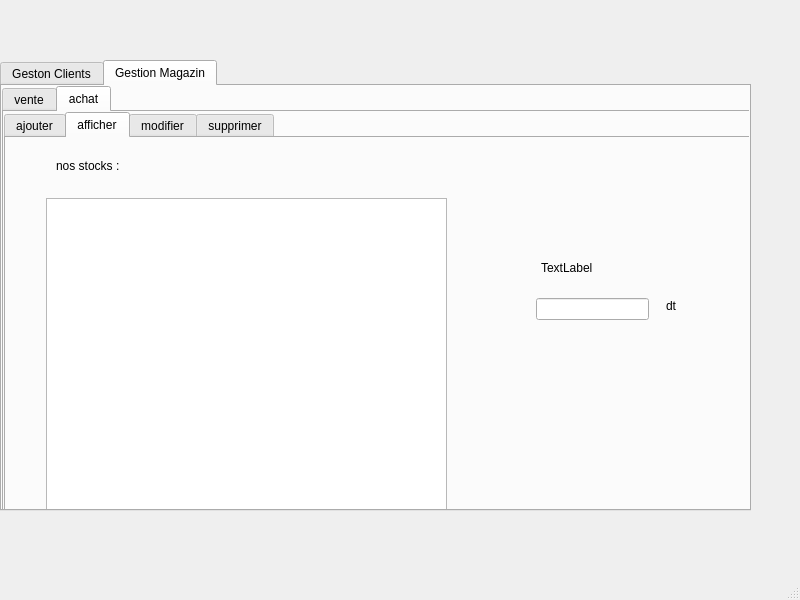
<?xml version="1.0" encoding="UTF-8"?>
<ui version="4.0">
 <class>MainWindow</class>
 <widget class="QMainWindow" name="MainWindow">
  <property name="geometry">
   <rect>
    <x>0</x>
    <y>0</y>
    <width>800</width>
    <height>600</height>
   </rect>
  </property>
  <property name="windowTitle">
   <string>MainWindow</string>
  </property>
  <widget class="QWidget" name="centralwidget">
   <widget class="QTabWidget" name="tabWidget">
    <property name="geometry">
     <rect>
      <x>0</x>
      <y>60</y>
      <width>751</width>
      <height>451</height>
     </rect>
    </property>
    <property name="currentIndex">
     <number>1</number>
    </property>
    <widget class="QWidget" name="tab_1">
     <attribute name="title">
      <string>Geston Clients</string>
     </attribute>
     <widget class="QTabWidget" name="tabWidget_2">
      <property name="geometry">
       <rect>
        <x>0</x>
        <y>0</y>
        <width>781</width>
        <height>451</height>
       </rect>
      </property>
      <property name="currentIndex">
       <number>1</number>
      </property>
      <widget class="QWidget" name="tab_3">
       <attribute name="title">
        <string>Clients</string>
       </attribute>
       <widget class="QTabWidget" name="tabWidget_3">
        <property name="geometry">
         <rect>
          <x>0</x>
          <y>0</y>
          <width>771</width>
          <height>421</height>
         </rect>
        </property>
        <property name="currentIndex">
         <number>0</number>
        </property>
        <widget class="QWidget" name="tab">
         <attribute name="title">
          <string>Ajouter</string>
         </attribute>
         <widget class="QLabel" name="label">
          <property name="geometry">
           <rect>
            <x>20</x>
            <y>90</y>
            <width>131</width>
            <height>20</height>
           </rect>
          </property>
          <property name="text">
           <string>ajouter un client</string>
          </property>
         </widget>
         <widget class="QFrame" name="frame">
          <property name="geometry">
           <rect>
            <x>130</x>
            <y>50</y>
            <width>451</width>
            <height>291</height>
           </rect>
          </property>
          <property name="frameShape">
           <enum>QFrame::StyledPanel</enum>
          </property>
          <property name="frameShadow">
           <enum>QFrame::Raised</enum>
          </property>
          <widget class="QLabel" name="label_2">
           <property name="geometry">
            <rect>
             <x>20</x>
             <y>80</y>
             <width>63</width>
             <height>20</height>
            </rect>
           </property>
           <property name="text">
            <string>cin</string>
           </property>
          </widget>
          <widget class="QLabel" name="label_3">
           <property name="geometry">
            <rect>
             <x>20</x>
             <y>130</y>
             <width>63</width>
             <height>20</height>
            </rect>
           </property>
           <property name="text">
            <string>nom</string>
           </property>
          </widget>
          <widget class="QLabel" name="label_4">
           <property name="geometry">
            <rect>
             <x>20</x>
             <y>180</y>
             <width>63</width>
             <height>20</height>
            </rect>
           </property>
           <property name="text">
            <string>prenom</string>
           </property>
          </widget>
          <widget class="QLineEdit" name="Qcin">
           <property name="geometry">
            <rect>
             <x>130</x>
             <y>80</y>
             <width>113</width>
             <height>26</height>
            </rect>
           </property>
          </widget>
          <widget class="QLineEdit" name="Qnom">
           <property name="geometry">
            <rect>
             <x>130</x>
             <y>130</y>
             <width>113</width>
             <height>26</height>
            </rect>
           </property>
          </widget>
          <widget class="QLineEdit" name="Qprenom">
           <property name="geometry">
            <rect>
             <x>130</x>
             <y>180</y>
             <width>113</width>
             <height>26</height>
            </rect>
           </property>
          </widget>
          <widget class="QPushButton" name="addc">
           <property name="geometry">
            <rect>
             <x>300</x>
             <y>230</y>
             <width>93</width>
             <height>29</height>
            </rect>
           </property>
           <property name="text">
            <string>Ajouter</string>
           </property>
          </widget>
         </widget>
        </widget>
        <widget class="QWidget" name="tab_5">
         <attribute name="title">
          <string>Afficher</string>
         </attribute>
         <widget class="QFrame" name="frame_4">
          <property name="geometry">
           <rect>
            <x>10</x>
            <y>0</y>
            <width>761</width>
            <height>251</height>
           </rect>
          </property>
          <property name="frameShape">
           <enum>QFrame::StyledPanel</enum>
          </property>
          <property name="frameShadow">
           <enum>QFrame::Raised</enum>
          </property>
          <widget class="QTableView" name="tableclient">
           <property name="geometry">
            <rect>
             <x>0</x>
             <y>40</y>
             <width>571</width>
             <height>211</height>
            </rect>
           </property>
          </widget>
          <widget class="QLabel" name="label_11">
           <property name="geometry">
            <rect>
             <x>20</x>
             <y>10</y>
             <width>141</width>
             <height>21</height>
            </rect>
           </property>
           <property name="text">
            <string>liste des clients</string>
           </property>
          </widget>
          <widget class="QLabel" name="label_15">
           <property name="geometry">
            <rect>
             <x>600</x>
             <y>120</y>
             <width>101</width>
             <height>16</height>
            </rect>
           </property>
           <property name="text">
            <string>Trier par cin</string>
           </property>
          </widget>
          <widget class="QPushButton" name="tricin">
           <property name="geometry">
            <rect>
             <x>600</x>
             <y>160</y>
             <width>93</width>
             <height>28</height>
            </rect>
           </property>
           <property name="text">
            <string>trier</string>
           </property>
          </widget>
         </widget>
         <widget class="QLineEdit" name="rechcnom">
          <property name="geometry">
           <rect>
            <x>320</x>
            <y>270</y>
            <width>113</width>
            <height>26</height>
           </rect>
          </property>
         </widget>
         <widget class="QLabel" name="label_13">
          <property name="geometry">
           <rect>
            <x>230</x>
            <y>270</y>
            <width>63</width>
            <height>20</height>
           </rect>
          </property>
          <property name="text">
           <string>par nom</string>
          </property>
         </widget>
         <widget class="QLineEdit" name="rechcin">
          <property name="geometry">
           <rect>
            <x>320</x>
            <y>310</y>
            <width>113</width>
            <height>26</height>
           </rect>
          </property>
         </widget>
         <widget class="QLabel" name="label_14">
          <property name="geometry">
           <rect>
            <x>230</x>
            <y>310</y>
            <width>63</width>
            <height>20</height>
           </rect>
          </property>
          <property name="text">
           <string>par cin</string>
          </property>
         </widget>
         <widget class="QPushButton" name="rechnom">
          <property name="geometry">
           <rect>
            <x>450</x>
            <y>270</y>
            <width>71</width>
            <height>31</height>
           </rect>
          </property>
          <property name="text">
           <string>rechercher</string>
          </property>
         </widget>
         <widget class="QPushButton" name="rechcinn">
          <property name="geometry">
           <rect>
            <x>460</x>
            <y>310</y>
            <width>71</width>
            <height>31</height>
           </rect>
          </property>
          <property name="text">
           <string>rechercher</string>
          </property>
         </widget>
         <widget class="QLabel" name="label_12">
          <property name="geometry">
           <rect>
            <x>100</x>
            <y>270</y>
            <width>63</width>
            <height>20</height>
           </rect>
          </property>
          <property name="text">
           <string>recherche</string>
          </property>
         </widget>
        </widget>
        <widget class="QWidget" name="modifierClient">
         <attribute name="title">
          <string>Modifier</string>
         </attribute>
         <widget class="QFrame" name="frame_2">
          <property name="geometry">
           <rect>
            <x>130</x>
            <y>60</y>
            <width>411</width>
            <height>261</height>
           </rect>
          </property>
          <property name="frameShape">
           <enum>QFrame::StyledPanel</enum>
          </property>
          <property name="frameShadow">
           <enum>QFrame::Raised</enum>
          </property>
          <widget class="QComboBox" name="combocin">
           <property name="geometry">
            <rect>
             <x>150</x>
             <y>50</y>
             <width>80</width>
             <height>26</height>
            </rect>
           </property>
          </widget>
          <widget class="QLabel" name="label_6">
           <property name="geometry">
            <rect>
             <x>50</x>
             <y>50</y>
             <width>63</width>
             <height>20</height>
            </rect>
           </property>
           <property name="text">
            <string>cin</string>
           </property>
          </widget>
          <widget class="QLabel" name="label_7">
           <property name="geometry">
            <rect>
             <x>50</x>
             <y>110</y>
             <width>63</width>
             <height>20</height>
            </rect>
           </property>
           <property name="text">
            <string>nom</string>
           </property>
          </widget>
          <widget class="QLabel" name="label_8">
           <property name="geometry">
            <rect>
             <x>50</x>
             <y>160</y>
             <width>63</width>
             <height>20</height>
            </rect>
           </property>
           <property name="text">
            <string>prenom</string>
           </property>
          </widget>
          <widget class="QLineEdit" name="Qmnom">
           <property name="geometry">
            <rect>
             <x>140</x>
             <y>100</y>
             <width>113</width>
             <height>26</height>
            </rect>
           </property>
          </widget>
          <widget class="QLineEdit" name="Qmprenom">
           <property name="geometry">
            <rect>
             <x>140</x>
             <y>150</y>
             <width>113</width>
             <height>26</height>
            </rect>
           </property>
          </widget>
          <widget class="QPushButton" name="updc">
           <property name="geometry">
            <rect>
             <x>250</x>
             <y>200</y>
             <width>93</width>
             <height>29</height>
            </rect>
           </property>
           <property name="text">
            <string>Modifier</string>
           </property>
          </widget>
         </widget>
         <widget class="QLabel" name="label_5">
          <property name="geometry">
           <rect>
            <x>20</x>
            <y>90</y>
            <width>101</width>
            <height>21</height>
           </rect>
          </property>
          <property name="text">
           <string>modifier client</string>
          </property>
         </widget>
        </widget>
        <widget class="QWidget" name="tab_7">
         <attribute name="title">
          <string>supprimer</string>
         </attribute>
         <widget class="QLabel" name="label_9">
          <property name="geometry">
           <rect>
            <x>20</x>
            <y>90</y>
            <width>121</width>
            <height>20</height>
           </rect>
          </property>
          <property name="text">
           <string>supprimer client</string>
          </property>
         </widget>
         <widget class="QFrame" name="frame_3">
          <property name="geometry">
           <rect>
            <x>230</x>
            <y>100</y>
            <width>291</width>
            <height>171</height>
           </rect>
          </property>
          <property name="frameShape">
           <enum>QFrame::StyledPanel</enum>
          </property>
          <property name="frameShadow">
           <enum>QFrame::Raised</enum>
          </property>
          <widget class="QComboBox" name="comcin">
           <property name="geometry">
            <rect>
             <x>120</x>
             <y>80</y>
             <width>80</width>
             <height>26</height>
            </rect>
           </property>
          </widget>
          <widget class="QLabel" name="label_10">
           <property name="geometry">
            <rect>
             <x>40</x>
             <y>50</y>
             <width>63</width>
             <height>20</height>
            </rect>
           </property>
           <property name="text">
            <string>cin</string>
           </property>
          </widget>
          <widget class="QPushButton" name="delc">
           <property name="geometry">
            <rect>
             <x>180</x>
             <y>120</y>
             <width>93</width>
             <height>29</height>
            </rect>
           </property>
           <property name="text">
            <string>Supprimer</string>
           </property>
          </widget>
         </widget>
        </widget>
       </widget>
      </widget>
      <widget class="QWidget" name="tab_4">
       <attribute name="title">
        <string>Cards</string>
       </attribute>
       <widget class="QTabWidget" name="tabWidget_4">
        <property name="geometry">
         <rect>
          <x>0</x>
          <y>0</y>
          <width>751</width>
          <height>391</height>
         </rect>
        </property>
        <property name="currentIndex">
         <number>0</number>
        </property>
        <widget class="QWidget" name="tab_8">
         <attribute name="title">
          <string>Ajouter</string>
         </attribute>
         <widget class="QLabel" name="label_16">
          <property name="geometry">
           <rect>
            <x>30</x>
            <y>30</y>
            <width>111</width>
            <height>16</height>
           </rect>
          </property>
          <property name="text">
           <string>ajouter une cate</string>
          </property>
         </widget>
         <widget class="QComboBox" name="Qcinclient">
          <property name="geometry">
           <rect>
            <x>300</x>
            <y>170</y>
            <width>73</width>
            <height>22</height>
           </rect>
          </property>
         </widget>
         <widget class="QLineEdit" name="Qnumcarte">
          <property name="geometry">
           <rect>
            <x>290</x>
            <y>110</y>
            <width>113</width>
            <height>22</height>
           </rect>
          </property>
         </widget>
         <widget class="QLabel" name="label_17">
          <property name="geometry">
           <rect>
            <x>155</x>
            <y>110</y>
            <width>111</width>
            <height>20</height>
           </rect>
          </property>
          <property name="text">
           <string>numero de la carte </string>
          </property>
         </widget>
         <widget class="QLabel" name="label_18">
          <property name="geometry">
           <rect>
            <x>210</x>
            <y>170</y>
            <width>56</width>
            <height>16</height>
           </rect>
          </property>
          <property name="text">
           <string>cin client</string>
          </property>
         </widget>
         <widget class="QPushButton" name="Qaddcarte">
          <property name="geometry">
           <rect>
            <x>420</x>
            <y>220</y>
            <width>93</width>
            <height>28</height>
           </rect>
          </property>
          <property name="text">
           <string>ajouter</string>
          </property>
         </widget>
        </widget>
        <widget class="QWidget" name="tab_9">
         <attribute name="title">
          <string>Afficher</string>
         </attribute>
         <widget class="QTableView" name="tvcardd">
          <property name="geometry">
           <rect>
            <x>10</x>
            <y>50</y>
            <width>411</width>
            <height>291</height>
           </rect>
          </property>
         </widget>
         <widget class="QLabel" name="label_19">
          <property name="geometry">
           <rect>
            <x>60</x>
            <y>20</y>
            <width>91</width>
            <height>16</height>
           </rect>
          </property>
          <property name="text">
           <string>liste des cartes</string>
          </property>
         </widget>
         <widget class="QLabel" name="label_20">
          <property name="geometry">
           <rect>
            <x>450</x>
            <y>70</y>
            <width>111</width>
            <height>16</height>
           </rect>
          </property>
          <property name="text">
           <string>recherche par cin</string>
          </property>
         </widget>
         <widget class="QLabel" name="label_21">
          <property name="geometry">
           <rect>
            <x>530</x>
            <y>210</y>
            <width>111</width>
            <height>16</height>
           </rect>
          </property>
          <property name="text">
           <string>tri par bonus</string>
          </property>
         </widget>
         <widget class="QLabel" name="label_22">
          <property name="geometry">
           <rect>
            <x>600</x>
            <y>70</y>
            <width>171</width>
            <height>20</height>
           </rect>
          </property>
          <property name="text">
           <string>recherche par numero</string>
          </property>
         </widget>
         <widget class="QLineEdit" name="rechcardcin">
          <property name="geometry">
           <rect>
            <x>450</x>
            <y>100</y>
            <width>113</width>
            <height>22</height>
           </rect>
          </property>
         </widget>
         <widget class="QLineEdit" name="rechcardnum">
          <property name="geometry">
           <rect>
            <x>610</x>
            <y>100</y>
            <width>113</width>
            <height>22</height>
           </rect>
          </property>
         </widget>
         <widget class="QPushButton" name="cardcin">
          <property name="geometry">
           <rect>
            <x>450</x>
            <y>140</y>
            <width>93</width>
            <height>28</height>
           </rect>
          </property>
          <property name="text">
           <string>chercher</string>
          </property>
         </widget>
         <widget class="QPushButton" name="cardnum">
          <property name="geometry">
           <rect>
            <x>610</x>
            <y>140</y>
            <width>93</width>
            <height>28</height>
           </rect>
          </property>
          <property name="text">
           <string>chercher</string>
          </property>
         </widget>
         <widget class="QPushButton" name="tricard">
          <property name="geometry">
           <rect>
            <x>530</x>
            <y>250</y>
            <width>93</width>
            <height>28</height>
           </rect>
          </property>
          <property name="text">
           <string>trier</string>
          </property>
         </widget>
        </widget>
        <widget class="QWidget" name="tab_11">
         <attribute name="title">
          <string>supprimer</string>
         </attribute>
         <widget class="QComboBox" name="Qnumcard">
          <property name="geometry">
           <rect>
            <x>330</x>
            <y>160</y>
            <width>73</width>
            <height>22</height>
           </rect>
          </property>
         </widget>
         <widget class="QLabel" name="label_23">
          <property name="geometry">
           <rect>
            <x>260</x>
            <y>120</y>
            <width>121</width>
            <height>16</height>
           </rect>
          </property>
          <property name="text">
           <string>supprimer une carte </string>
          </property>
         </widget>
         <widget class="QPushButton" name="delcard">
          <property name="geometry">
           <rect>
            <x>370</x>
            <y>210</y>
            <width>93</width>
            <height>28</height>
           </rect>
          </property>
          <property name="text">
           <string>supprimer</string>
          </property>
         </widget>
        </widget>
        <widget class="QWidget" name="tab_10">
         <attribute name="title">
          <string>modifier</string>
         </attribute>
        </widget>
       </widget>
      </widget>
     </widget>
    </widget>
    <widget class="QWidget" name="tab_2">
     <attribute name="title">
      <string>Gestion Magazin</string>
     </attribute>
     <widget class="QTabWidget" name="tabWidget_5">
      <property name="geometry">
       <rect>
        <x>0</x>
        <y>0</y>
        <width>751</width>
        <height>431</height>
       </rect>
      </property>
      <property name="currentIndex">
       <number>1</number>
      </property>
      <widget class="QWidget" name="tab_6">
       <attribute name="title">
        <string>vente</string>
       </attribute>
       <widget class="QTabWidget" name="tabWidget_6">
        <property name="geometry">
         <rect>
          <x>0</x>
          <y>0</y>
          <width>751</width>
          <height>401</height>
         </rect>
        </property>
        <property name="currentIndex">
         <number>1</number>
        </property>
        <widget class="QWidget" name="tab_13">
         <attribute name="title">
          <string>ajouter</string>
         </attribute>
         <widget class="QLabel" name="label_26">
          <property name="geometry">
           <rect>
            <x>130</x>
            <y>70</y>
            <width>56</width>
            <height>16</height>
           </rect>
          </property>
          <property name="text">
           <string>Achat</string>
          </property>
         </widget>
         <widget class="QLabel" name="label_27">
          <property name="geometry">
           <rect>
            <x>210</x>
            <y>120</y>
            <width>56</width>
            <height>16</height>
           </rect>
          </property>
          <property name="text">
           <string>Client</string>
          </property>
         </widget>
         <widget class="QLabel" name="label_28">
          <property name="geometry">
           <rect>
            <x>195</x>
            <y>170</y>
            <width>71</width>
            <height>20</height>
           </rect>
          </property>
          <property name="text">
           <string>prix total</string>
          </property>
         </widget>
         <widget class="QComboBox" name="cinachat">
          <property name="geometry">
           <rect>
            <x>290</x>
            <y>120</y>
            <width>73</width>
            <height>22</height>
           </rect>
          </property>
         </widget>
         <widget class="QLineEdit" name="prixtot">
          <property name="geometry">
           <rect>
            <x>290</x>
            <y>170</y>
            <width>113</width>
            <height>22</height>
           </rect>
          </property>
         </widget>
         <widget class="QPushButton" name="saveach">
          <property name="geometry">
           <rect>
            <x>400</x>
            <y>220</y>
            <width>93</width>
            <height>28</height>
           </rect>
          </property>
          <property name="text">
           <string>enregistrer</string>
          </property>
         </widget>
        </widget>
        <widget class="QWidget" name="tab_14">
         <attribute name="title">
          <string>afficher</string>
         </attribute>
         <widget class="QTableView" name="tabvente">
          <property name="geometry">
           <rect>
            <x>40</x>
            <y>60</y>
            <width>401</width>
            <height>311</height>
           </rect>
          </property>
         </widget>
         <widget class="QLabel" name="label_29">
          <property name="geometry">
           <rect>
            <x>50</x>
            <y>30</y>
            <width>56</width>
            <height>16</height>
           </rect>
          </property>
          <property name="text">
           <string>ventes :</string>
          </property>
         </widget>
         <widget class="QLineEdit" name="recett">
          <property name="geometry">
           <rect>
            <x>530</x>
            <y>150</y>
            <width>113</width>
            <height>22</height>
           </rect>
          </property>
         </widget>
         <widget class="QLabel" name="label_46">
          <property name="geometry">
           <rect>
            <x>560</x>
            <y>120</y>
            <width>56</width>
            <height>21</height>
           </rect>
          </property>
          <property name="text">
           <string>recette</string>
          </property>
         </widget>
         <widget class="QPushButton" name="refrech">
          <property name="geometry">
           <rect>
            <x>540</x>
            <y>190</y>
            <width>93</width>
            <height>28</height>
           </rect>
          </property>
          <property name="text">
           <string>refrech</string>
          </property>
         </widget>
         <widget class="QLabel" name="label_47">
          <property name="geometry">
           <rect>
            <x>660</x>
            <y>150</y>
            <width>56</width>
            <height>16</height>
           </rect>
          </property>
          <property name="text">
           <string>dt</string>
          </property>
         </widget>
        </widget>
        <widget class="QWidget" name="tab_19">
         <attribute name="title">
          <string>modifier</string>
         </attribute>
         <widget class="QLabel" name="label_24">
          <property name="geometry">
           <rect>
            <x>50</x>
            <y>90</y>
            <width>151</width>
            <height>20</height>
           </rect>
          </property>
          <property name="text">
           <string>modification d'une vente </string>
          </property>
         </widget>
         <widget class="QLabel" name="label_25">
          <property name="geometry">
           <rect>
            <x>270</x>
            <y>130</y>
            <width>56</width>
            <height>16</height>
           </rect>
          </property>
          <property name="text">
           <string>ID</string>
          </property>
         </widget>
         <widget class="QLabel" name="label_30">
          <property name="geometry">
           <rect>
            <x>255</x>
            <y>170</y>
            <width>41</width>
            <height>20</height>
           </rect>
          </property>
          <property name="text">
           <string>PRIX</string>
          </property>
         </widget>
         <widget class="QLabel" name="label_31">
          <property name="geometry">
           <rect>
            <x>220</x>
            <y>230</y>
            <width>81</width>
            <height>20</height>
           </rect>
          </property>
          <property name="text">
           <string>CIN CLIENT</string>
          </property>
         </widget>
         <widget class="QLineEdit" name="modprixvente">
          <property name="geometry">
           <rect>
            <x>310</x>
            <y>170</y>
            <width>113</width>
            <height>22</height>
           </rect>
          </property>
         </widget>
         <widget class="QComboBox" name="idvente">
          <property name="geometry">
           <rect>
            <x>320</x>
            <y>120</y>
            <width>73</width>
            <height>22</height>
           </rect>
          </property>
          <property name="focusPolicy">
           <enum>Qt::NoFocus</enum>
          </property>
         </widget>
         <widget class="QComboBox" name="modcomcinvente">
          <property name="geometry">
           <rect>
            <x>320</x>
            <y>220</y>
            <width>73</width>
            <height>22</height>
           </rect>
          </property>
         </widget>
         <widget class="QPushButton" name="modifiervente">
          <property name="geometry">
           <rect>
            <x>450</x>
            <y>280</y>
            <width>93</width>
            <height>28</height>
           </rect>
          </property>
          <property name="text">
           <string>modifier</string>
          </property>
         </widget>
        </widget>
        <widget class="QWidget" name="tab_20">
         <attribute name="title">
          <string>supprimer</string>
         </attribute>
         <widget class="QComboBox" name="suppventeid">
          <property name="geometry">
           <rect>
            <x>320</x>
            <y>150</y>
            <width>73</width>
            <height>22</height>
           </rect>
          </property>
         </widget>
         <widget class="QPushButton" name="delvente">
          <property name="geometry">
           <rect>
            <x>390</x>
            <y>230</y>
            <width>93</width>
            <height>28</height>
           </rect>
          </property>
          <property name="text">
           <string>supprimer</string>
          </property>
         </widget>
         <widget class="QLabel" name="label_32">
          <property name="geometry">
           <rect>
            <x>210</x>
            <y>90</y>
            <width>141</width>
            <height>16</height>
           </rect>
          </property>
          <property name="text">
           <string>supprimer une vente</string>
          </property>
         </widget>
         <widget class="QLabel" name="label_33">
          <property name="geometry">
           <rect>
            <x>240</x>
            <y>160</y>
            <width>56</width>
            <height>16</height>
           </rect>
          </property>
          <property name="text">
           <string>ID</string>
          </property>
         </widget>
        </widget>
       </widget>
      </widget>
      <widget class="QWidget" name="tab_12">
       <attribute name="title">
        <string>achat</string>
       </attribute>
       <widget class="QTabWidget" name="tabWidget_7">
        <property name="geometry">
         <rect>
          <x>0</x>
          <y>0</y>
          <width>751</width>
          <height>401</height>
         </rect>
        </property>
        <property name="currentIndex">
         <number>1</number>
        </property>
        <widget class="QWidget" name="tab_15">
         <attribute name="title">
          <string>ajouter</string>
         </attribute>
         <widget class="QLabel" name="label_34">
          <property name="geometry">
           <rect>
            <x>50</x>
            <y>40</y>
            <width>131</width>
            <height>16</height>
           </rect>
          </property>
          <property name="text">
           <string>produit acheté :</string>
          </property>
         </widget>
         <widget class="QLabel" name="label_35">
          <property name="geometry">
           <rect>
            <x>170</x>
            <y>110</y>
            <width>121</width>
            <height>20</height>
           </rect>
          </property>
          <property name="text">
           <string>nom du produit</string>
          </property>
         </widget>
         <widget class="QLabel" name="label_36">
          <property name="geometry">
           <rect>
            <x>230</x>
            <y>170</y>
            <width>56</width>
            <height>16</height>
           </rect>
          </property>
          <property name="text">
           <string>prix</string>
          </property>
         </widget>
         <widget class="QLabel" name="label_37">
          <property name="geometry">
           <rect>
            <x>210</x>
            <y>220</y>
            <width>56</width>
            <height>16</height>
           </rect>
          </property>
          <property name="text">
           <string>quantité</string>
          </property>
         </widget>
         <widget class="QLineEdit" name="nompA">
          <property name="geometry">
           <rect>
            <x>300</x>
            <y>110</y>
            <width>113</width>
            <height>22</height>
           </rect>
          </property>
         </widget>
         <widget class="QLineEdit" name="prixpA">
          <property name="geometry">
           <rect>
            <x>300</x>
            <y>160</y>
            <width>113</width>
            <height>22</height>
           </rect>
          </property>
         </widget>
         <widget class="QLineEdit" name="quapA">
          <property name="geometry">
           <rect>
            <x>300</x>
            <y>210</y>
            <width>113</width>
            <height>22</height>
           </rect>
          </property>
         </widget>
         <widget class="QPushButton" name="ajouterP">
          <property name="geometry">
           <rect>
            <x>410</x>
            <y>260</y>
            <width>93</width>
            <height>28</height>
           </rect>
          </property>
          <property name="text">
           <string>ajouter</string>
          </property>
         </widget>
        </widget>
        <widget class="QWidget" name="tab_16">
         <attribute name="title">
          <string>afficher</string>
         </attribute>
         <widget class="QTableView" name="tvachat">
          <property name="geometry">
           <rect>
            <x>40</x>
            <y>60</y>
            <width>401</width>
            <height>321</height>
           </rect>
          </property>
         </widget>
         <widget class="QLabel" name="label_38">
          <property name="geometry">
           <rect>
            <x>50</x>
            <y>20</y>
            <width>131</width>
            <height>16</height>
           </rect>
          </property>
          <property name="text">
           <string>nos stocks :</string>
          </property>
         </widget>
         <widget class="QLabel" name="label_48">
          <property name="geometry">
           <rect>
            <x>535</x>
            <y>120</y>
            <width>81</width>
            <height>20</height>
           </rect>
          </property>
          <property name="text">
           <string>TextLabel</string>
          </property>
         </widget>
         <widget class="QLabel" name="label_49">
          <property name="geometry">
           <rect>
            <x>660</x>
            <y>160</y>
            <width>56</width>
            <height>16</height>
           </rect>
          </property>
          <property name="text">
           <string>dt</string>
          </property>
         </widget>
         <widget class="QLineEdit" name="masrouf">
          <property name="geometry">
           <rect>
            <x>530</x>
            <y>160</y>
            <width>113</width>
            <height>22</height>
           </rect>
          </property>
         </widget>
        </widget>
        <widget class="QWidget" name="tab_17">
         <attribute name="title">
          <string>modifier</string>
         </attribute>
         <widget class="QLabel" name="label_39">
          <property name="geometry">
           <rect>
            <x>70</x>
            <y>40</y>
            <width>131</width>
            <height>16</height>
           </rect>
          </property>
          <property name="text">
           <string>modifier un produit</string>
          </property>
         </widget>
         <widget class="QLabel" name="label_40">
          <property name="geometry">
           <rect>
            <x>180</x>
            <y>80</y>
            <width>56</width>
            <height>16</height>
           </rect>
          </property>
          <property name="text">
           <string>ID</string>
          </property>
         </widget>
         <widget class="QLabel" name="label_41">
          <property name="geometry">
           <rect>
            <x>135</x>
            <y>130</y>
            <width>91</width>
            <height>20</height>
           </rect>
          </property>
          <property name="text">
           <string>NOM PRODUIT</string>
          </property>
         </widget>
         <widget class="QLabel" name="label_42">
          <property name="geometry">
           <rect>
            <x>180</x>
            <y>180</y>
            <width>56</width>
            <height>16</height>
           </rect>
          </property>
          <property name="text">
           <string>PRIX</string>
          </property>
         </widget>
         <widget class="QLabel" name="label_43">
          <property name="geometry">
           <rect>
            <x>150</x>
            <y>220</y>
            <width>81</width>
            <height>20</height>
           </rect>
          </property>
          <property name="text">
           <string>QUANTITE</string>
          </property>
         </widget>
         <widget class="QComboBox" name="idcombo">
          <property name="geometry">
           <rect>
            <x>280</x>
            <y>70</y>
            <width>73</width>
            <height>22</height>
           </rect>
          </property>
         </widget>
         <widget class="QLineEdit" name="nomcombo">
          <property name="geometry">
           <rect>
            <x>270</x>
            <y>120</y>
            <width>113</width>
            <height>22</height>
           </rect>
          </property>
         </widget>
         <widget class="QLineEdit" name="prixcombo">
          <property name="geometry">
           <rect>
            <x>270</x>
            <y>170</y>
            <width>113</width>
            <height>22</height>
           </rect>
          </property>
         </widget>
         <widget class="QLineEdit" name="qtcombo">
          <property name="geometry">
           <rect>
            <x>270</x>
            <y>220</y>
            <width>113</width>
            <height>22</height>
           </rect>
          </property>
         </widget>
         <widget class="QPushButton" name="modcombo">
          <property name="geometry">
           <rect>
            <x>420</x>
            <y>280</y>
            <width>93</width>
            <height>28</height>
           </rect>
          </property>
          <property name="text">
           <string>modifier</string>
          </property>
         </widget>
        </widget>
        <widget class="QWidget" name="tab_18">
         <attribute name="title">
          <string>supprimer</string>
         </attribute>
         <widget class="QComboBox" name="delcombid">
          <property name="geometry">
           <rect>
            <x>340</x>
            <y>160</y>
            <width>73</width>
            <height>22</height>
           </rect>
          </property>
         </widget>
         <widget class="QLabel" name="label_44">
          <property name="geometry">
           <rect>
            <x>240</x>
            <y>100</y>
            <width>56</width>
            <height>16</height>
           </rect>
          </property>
          <property name="text">
           <string>TextLabel</string>
          </property>
         </widget>
         <widget class="QLabel" name="label_45">
          <property name="geometry">
           <rect>
            <x>240</x>
            <y>160</y>
            <width>56</width>
            <height>16</height>
           </rect>
          </property>
          <property name="text">
           <string>TextLabel</string>
          </property>
         </widget>
         <widget class="QPushButton" name="suppbutt">
          <property name="geometry">
           <rect>
            <x>410</x>
            <y>240</y>
            <width>93</width>
            <height>28</height>
           </rect>
          </property>
          <property name="text">
           <string>supprimer</string>
          </property>
         </widget>
        </widget>
       </widget>
      </widget>
     </widget>
    </widget>
   </widget>
  </widget>
  <widget class="QMenuBar" name="menubar">
   <property name="geometry">
    <rect>
     <x>0</x>
     <y>0</y>
     <width>800</width>
     <height>26</height>
    </rect>
   </property>
  </widget>
  <widget class="QStatusBar" name="statusbar"/>
 </widget>
 <resources/>
 <connections/>
</ui>
